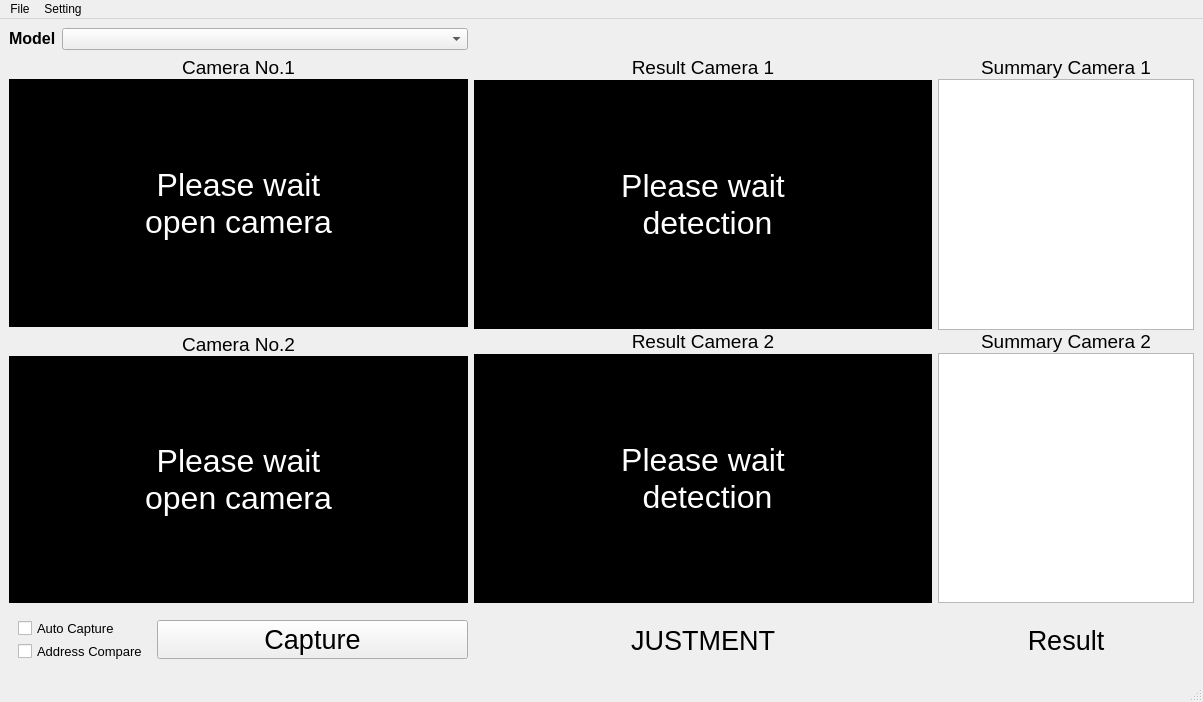
<?xml version="1.0" encoding="UTF-8"?>
<ui version="4.0">
 <class>MainWindow</class>
 <widget class="QMainWindow" name="MainWindow">
  <property name="geometry">
   <rect>
    <x>0</x>
    <y>0</y>
    <width>1203</width>
    <height>702</height>
   </rect>
  </property>
  <property name="windowTitle">
   <string>MainWindow</string>
  </property>
  <property name="styleSheet">
   <string notr="true"/>
  </property>
  <widget class="QWidget" name="centralwidget">
   <layout class="QGridLayout" name="gridLayout_3">
    <item row="0" column="0">
     <layout class="QGridLayout" name="gridLayout">
      <item row="2" column="2">
       <layout class="QVBoxLayout" name="verticalLayout">
        <property name="spacing">
         <number>1</number>
        </property>
        <property name="sizeConstraint">
         <enum>QLayout::SetDefaultConstraint</enum>
        </property>
        <property name="topMargin">
         <number>0</number>
        </property>
        <property name="bottomMargin">
         <number>0</number>
        </property>
        <item>
         <widget class="QLabel" name="label_3">
          <property name="sizePolicy">
           <sizepolicy hsizetype="Ignored" vsizetype="Maximum">
            <horstretch>0</horstretch>
            <verstretch>0</verstretch>
           </sizepolicy>
          </property>
          <property name="font">
           <font>
            <pointsize>14</pointsize>
           </font>
          </property>
          <property name="text">
           <string>Result Camera 1</string>
          </property>
          <property name="alignment">
           <set>Qt::AlignCenter</set>
          </property>
         </widget>
        </item>
        <item>
         <widget class="QLabel" name="result_cam0">
          <property name="enabled">
           <bool>true</bool>
          </property>
          <property name="sizePolicy">
           <sizepolicy hsizetype="Expanding" vsizetype="Preferred">
            <horstretch>0</horstretch>
            <verstretch>0</verstretch>
           </sizepolicy>
          </property>
          <property name="font">
           <font>
            <pointsize>24</pointsize>
           </font>
          </property>
          <property name="styleSheet">
           <string notr="true">background-color: rgb(0, 0, 0);
color: rgb(255, 255, 255);</string>
          </property>
          <property name="text">
           <string>Please wait
 detection</string>
          </property>
          <property name="alignment">
           <set>Qt::AlignCenter</set>
          </property>
         </widget>
        </item>
        <item>
         <widget class="QLabel" name="label_4">
          <property name="sizePolicy">
           <sizepolicy hsizetype="Expanding" vsizetype="Maximum">
            <horstretch>0</horstretch>
            <verstretch>0</verstretch>
           </sizepolicy>
          </property>
          <property name="font">
           <font>
            <pointsize>14</pointsize>
           </font>
          </property>
          <property name="text">
           <string>Result Camera 2</string>
          </property>
          <property name="alignment">
           <set>Qt::AlignCenter</set>
          </property>
         </widget>
        </item>
        <item>
         <widget class="QLabel" name="result_cam1">
          <property name="sizePolicy">
           <sizepolicy hsizetype="Expanding" vsizetype="Preferred">
            <horstretch>0</horstretch>
            <verstretch>0</verstretch>
           </sizepolicy>
          </property>
          <property name="font">
           <font>
            <pointsize>24</pointsize>
           </font>
          </property>
          <property name="styleSheet">
           <string notr="true">background-color: rgb(0, 0, 0);
color: rgb(255, 255, 255);</string>
          </property>
          <property name="text">
           <string>Please wait
 detection</string>
          </property>
          <property name="alignment">
           <set>Qt::AlignCenter</set>
          </property>
         </widget>
        </item>
       </layout>
      </item>
      <item row="2" column="0">
       <layout class="QVBoxLayout" name="verticalLayout_2">
        <property name="spacing">
         <number>0</number>
        </property>
        <item>
         <layout class="QHBoxLayout" name="horizontalLayout_2">
          <property name="spacing">
           <number>30</number>
          </property>
          <item>
           <widget class="QLabel" name="label">
            <property name="sizePolicy">
             <sizepolicy hsizetype="Preferred" vsizetype="Maximum">
              <horstretch>0</horstretch>
              <verstretch>0</verstretch>
             </sizepolicy>
            </property>
            <property name="font">
             <font>
              <pointsize>14</pointsize>
             </font>
            </property>
            <property name="text">
             <string>Camera No.1</string>
            </property>
            <property name="alignment">
             <set>Qt::AlignCenter</set>
            </property>
           </widget>
          </item>
         </layout>
        </item>
        <item>
         <widget class="QLabel" name="camera_0">
          <property name="sizePolicy">
           <sizepolicy hsizetype="Expanding" vsizetype="MinimumExpanding">
            <horstretch>0</horstretch>
            <verstretch>0</verstretch>
           </sizepolicy>
          </property>
          <property name="font">
           <font>
            <pointsize>24</pointsize>
           </font>
          </property>
          <property name="styleSheet">
           <string notr="true">background-color: rgb(0, 0, 0);
color: rgb(255, 255, 255);</string>
          </property>
          <property name="text">
           <string>Please wait 
open camera</string>
          </property>
          <property name="alignment">
           <set>Qt::AlignCenter</set>
          </property>
         </widget>
        </item>
        <item>
         <layout class="QHBoxLayout" name="horizontalLayout_3">
          <property name="spacing">
           <number>30</number>
          </property>
          <property name="topMargin">
           <number>6</number>
          </property>
          <item>
           <widget class="QLabel" name="label_11">
            <property name="sizePolicy">
             <sizepolicy hsizetype="Preferred" vsizetype="Maximum">
              <horstretch>0</horstretch>
              <verstretch>0</verstretch>
             </sizepolicy>
            </property>
            <property name="font">
             <font>
              <pointsize>14</pointsize>
             </font>
            </property>
            <property name="text">
             <string>Camera No.2</string>
            </property>
            <property name="alignment">
             <set>Qt::AlignCenter</set>
            </property>
           </widget>
          </item>
         </layout>
        </item>
        <item>
         <widget class="QLabel" name="camera_1">
          <property name="sizePolicy">
           <sizepolicy hsizetype="Expanding" vsizetype="MinimumExpanding">
            <horstretch>0</horstretch>
            <verstretch>0</verstretch>
           </sizepolicy>
          </property>
          <property name="font">
           <font>
            <pointsize>24</pointsize>
           </font>
          </property>
          <property name="styleSheet">
           <string notr="true">background-color: rgb(0, 0, 0);
color: rgb(255, 255, 255);</string>
          </property>
          <property name="text">
           <string>Please wait 
open camera</string>
          </property>
          <property name="alignment">
           <set>Qt::AlignCenter</set>
          </property>
         </widget>
        </item>
       </layout>
      </item>
      <item row="2" column="3">
       <layout class="QVBoxLayout" name="verticalLayout_3">
        <property name="spacing">
         <number>0</number>
        </property>
        <item>
         <widget class="QLabel" name="label_6">
          <property name="sizePolicy">
           <sizepolicy hsizetype="Minimum" vsizetype="Maximum">
            <horstretch>0</horstretch>
            <verstretch>0</verstretch>
           </sizepolicy>
          </property>
          <property name="font">
           <font>
            <pointsize>14</pointsize>
           </font>
          </property>
          <property name="text">
           <string>Summary Camera 1</string>
          </property>
          <property name="alignment">
           <set>Qt::AlignCenter</set>
          </property>
         </widget>
        </item>
        <item>
         <widget class="QTextEdit" name="SumResult0">
          <property name="sizePolicy">
           <sizepolicy hsizetype="Fixed" vsizetype="Expanding">
            <horstretch>0</horstretch>
            <verstretch>0</verstretch>
           </sizepolicy>
          </property>
          <property name="font">
           <font>
            <pointsize>10</pointsize>
            <weight>75</weight>
            <bold>true</bold>
           </font>
          </property>
          <property name="layoutDirection">
           <enum>Qt::RightToLeft</enum>
          </property>
          <property name="lineWrapMode">
           <enum>QTextEdit::WidgetWidth</enum>
          </property>
          <property name="readOnly">
           <bool>true</bool>
          </property>
         </widget>
        </item>
        <item>
         <widget class="QLabel" name="label_5">
          <property name="sizePolicy">
           <sizepolicy hsizetype="Minimum" vsizetype="Maximum">
            <horstretch>0</horstretch>
            <verstretch>0</verstretch>
           </sizepolicy>
          </property>
          <property name="font">
           <font>
            <pointsize>14</pointsize>
           </font>
          </property>
          <property name="text">
           <string>Summary Camera 2</string>
          </property>
          <property name="alignment">
           <set>Qt::AlignCenter</set>
          </property>
         </widget>
        </item>
        <item>
         <widget class="QTextEdit" name="SumResult1">
          <property name="sizePolicy">
           <sizepolicy hsizetype="Fixed" vsizetype="Expanding">
            <horstretch>0</horstretch>
            <verstretch>0</verstretch>
           </sizepolicy>
          </property>
          <property name="font">
           <font>
            <pointsize>10</pointsize>
            <weight>75</weight>
            <bold>true</bold>
           </font>
          </property>
          <property name="layoutDirection">
           <enum>Qt::RightToLeft</enum>
          </property>
          <property name="styleSheet">
           <string notr="true"/>
          </property>
          <property name="readOnly">
           <bool>true</bool>
          </property>
         </widget>
        </item>
       </layout>
      </item>
      <item row="1" column="2">
       <layout class="QHBoxLayout" name="horizontalLayout_4"/>
      </item>
      <item row="1" column="0">
       <layout class="QHBoxLayout" name="horizontalLayout">
        <item>
         <widget class="QLabel" name="label_8">
          <property name="sizePolicy">
           <sizepolicy hsizetype="Maximum" vsizetype="Maximum">
            <horstretch>0</horstretch>
            <verstretch>0</verstretch>
           </sizepolicy>
          </property>
          <property name="font">
           <font>
            <pointsize>12</pointsize>
            <weight>75</weight>
            <bold>true</bold>
           </font>
          </property>
          <property name="text">
           <string>Model</string>
          </property>
         </widget>
        </item>
        <item>
         <widget class="QComboBox" name="modelName"/>
        </item>
       </layout>
      </item>
      <item row="0" column="0">
       <layout class="QGridLayout" name="gridLayout_2"/>
      </item>
      <item row="3" column="2">
       <layout class="QHBoxLayout" name="horizontalLayout_5">
        <item>
         <widget class="QLabel" name="label_7">
          <property name="sizePolicy">
           <sizepolicy hsizetype="Fixed" vsizetype="Preferred">
            <horstretch>0</horstretch>
            <verstretch>0</verstretch>
           </sizepolicy>
          </property>
          <property name="font">
           <font>
            <pointsize>20</pointsize>
           </font>
          </property>
          <property name="layoutDirection">
           <enum>Qt::RightToLeft</enum>
          </property>
          <property name="text">
           <string>JUSTMENT</string>
          </property>
          <property name="alignment">
           <set>Qt::AlignRight|Qt::AlignTrailing|Qt::AlignVCenter</set>
          </property>
          <property name="wordWrap">
           <bool>false</bool>
          </property>
         </widget>
        </item>
       </layout>
      </item>
      <item row="3" column="3">
       <widget class="QLabel" name="andcheck_result">
        <property name="font">
         <font>
          <pointsize>20</pointsize>
         </font>
        </property>
        <property name="text">
         <string>Result</string>
        </property>
        <property name="alignment">
         <set>Qt::AlignCenter</set>
        </property>
       </widget>
      </item>
      <item row="3" column="0">
       <layout class="QHBoxLayout" name="horizontalLayout_6">
        <property name="spacing">
         <number>0</number>
        </property>
        <item>
         <widget class="QWidget" name="verticalWidget" native="true">
          <property name="sizePolicy">
           <sizepolicy hsizetype="Maximum" vsizetype="Preferred">
            <horstretch>0</horstretch>
            <verstretch>0</verstretch>
           </sizepolicy>
          </property>
          <layout class="QVBoxLayout" name="verticalLayout_4">
           <property name="spacing">
            <number>2</number>
           </property>
           <item>
            <widget class="QCheckBox" name="AutoCapture">
             <property name="sizePolicy">
              <sizepolicy hsizetype="Fixed" vsizetype="Fixed">
               <horstretch>0</horstretch>
               <verstretch>0</verstretch>
              </sizepolicy>
             </property>
             <property name="font">
              <font>
               <pointsize>10</pointsize>
              </font>
             </property>
             <property name="text">
              <string>Auto Capture</string>
             </property>
            </widget>
           </item>
           <item>
            <widget class="QCheckBox" name="AddressCompare">
             <property name="sizePolicy">
              <sizepolicy hsizetype="Maximum" vsizetype="Fixed">
               <horstretch>0</horstretch>
               <verstretch>0</verstretch>
              </sizepolicy>
             </property>
             <property name="font">
              <font>
               <pointsize>10</pointsize>
              </font>
             </property>
             <property name="text">
              <string>Address Compare</string>
             </property>
            </widget>
           </item>
          </layout>
         </widget>
        </item>
        <item>
         <widget class="QPushButton" name="capture">
          <property name="sizePolicy">
           <sizepolicy hsizetype="Preferred" vsizetype="Maximum">
            <horstretch>0</horstretch>
            <verstretch>0</verstretch>
           </sizepolicy>
          </property>
          <property name="maximumSize">
           <size>
            <width>763</width>
            <height>16777215</height>
           </size>
          </property>
          <property name="font">
           <font>
            <pointsize>20</pointsize>
           </font>
          </property>
          <property name="text">
           <string>Capture</string>
          </property>
         </widget>
        </item>
       </layout>
      </item>
     </layout>
    </item>
   </layout>
  </widget>
  <widget class="QMenuBar" name="menubar">
   <property name="geometry">
    <rect>
     <x>0</x>
     <y>0</y>
     <width>1203</width>
     <height>21</height>
    </rect>
   </property>
   <widget class="QMenu" name="menuFile">
    <property name="title">
     <string>File</string>
    </property>
    <addaction name="actionOpen_Folder"/>
    <addaction name="actionDelete_image"/>
    <addaction name="actionCheck_connected"/>
    <addaction name="actionClose_program"/>
   </widget>
   <widget class="QMenu" name="menucofig">
    <property name="title">
     <string>Setting</string>
    </property>
    <widget class="QMenu" name="menuI_O_Setting">
     <property name="title">
      <string>I/O Setting</string>
     </property>
     <addaction name="actionProduct_I_O"/>
     <addaction name="actionIP_Address"/>
     <addaction name="actionOutput_Channel_Control"/>
    </widget>
    <addaction name="actionManage_model"/>
    <addaction name="actionthreshold"/>
    <addaction name="actionExposure"/>
    <addaction name="actionDelay_solenoid"/>
    <addaction name="menuI_O_Setting"/>
   </widget>
   <addaction name="menuFile"/>
   <addaction name="menucofig"/>
  </widget>
  <widget class="QStatusBar" name="statusbar"/>
  <action name="actionExit">
   <property name="text">
    <string>Exit</string>
   </property>
  </action>
  <action name="actionReset">
   <property name="text">
    <string>Reset</string>
   </property>
  </action>
  <action name="actiondwds">
   <property name="text">
    <string>dwds</string>
   </property>
  </action>
  <action name="actionClose_Program">
   <property name="text">
    <string>Close Program</string>
   </property>
  </action>
  <action name="actionScrew_type">
   <property name="text">
    <string>Screw type</string>
   </property>
  </action>
  <action name="actionScrew_position">
   <property name="text">
    <string>Screw position</string>
   </property>
  </action>
  <action name="actionClose_program">
   <property name="text">
    <string>Close program</string>
   </property>
  </action>
  <action name="actionScrew_position_detect">
   <property name="text">
    <string>Screw position detect</string>
   </property>
  </action>
  <action name="actionScrew_type_detect">
   <property name="text">
    <string>Screw type detect</string>
   </property>
  </action>
  <action name="actionImage_Screw_type">
   <property name="text">
    <string>Image Screw type</string>
   </property>
  </action>
  <action name="actionImage_Screw_position">
   <property name="text">
    <string>Image Screw position</string>
   </property>
  </action>
  <action name="actionImage_Position_Detect">
   <property name="text">
    <string>Image Position Detect</string>
   </property>
  </action>
  <action name="actionImage_Type_detect">
   <property name="text">
    <string>Image Type detect</string>
   </property>
  </action>
  <action name="actionDetection_Position">
   <property name="text">
    <string>Detection Position</string>
   </property>
  </action>
  <action name="actionDetection_Type">
   <property name="text">
    <string>Detection Type</string>
   </property>
  </action>
  <action name="actionDELETE_ALL_FILE">
   <property name="text">
    <string>DELETE ALL FILE</string>
   </property>
  </action>
  <action name="actionCapture">
   <property name="text">
    <string>Capture</string>
   </property>
  </action>
  <action name="actionDetection">
   <property name="text">
    <string>Detection</string>
   </property>
  </action>
  <action name="actionCapture_2">
   <property name="text">
    <string>Capture</string>
   </property>
  </action>
  <action name="actionDeleteDetection">
   <property name="text">
    <string>Detection</string>
   </property>
  </action>
  <action name="actionDelete_All">
   <property name="text">
    <string>Delete All</string>
   </property>
  </action>
  <action name="actionModel_Selected">
   <property name="text">
    <string>Model Selected</string>
   </property>
  </action>
  <action name="actionPrediction">
   <property name="text">
    <string>Prediction</string>
   </property>
  </action>
  <action name="actionDeletePrediction">
   <property name="text">
    <string>Prediction</string>
   </property>
  </action>
  <action name="actionthreshold">
   <property name="text">
    <string>Accuracy threshold</string>
   </property>
  </action>
  <action name="actionExposure">
   <property name="text">
    <string>Exposure</string>
   </property>
  </action>
  <action name="actionDelay_solenoid">
   <property name="text">
    <string>Delay solenoid</string>
   </property>
  </action>
  <action name="actionCheck_connected">
   <property name="text">
    <string>Check connected</string>
   </property>
  </action>
  <action name="actionAdd_model">
   <property name="text">
    <string>Add model</string>
   </property>
  </action>
  <action name="actionDelete_moel">
   <property name="text">
    <string>Delete model</string>
   </property>
  </action>
  <action name="actionManage_model">
   <property name="text">
    <string>Manage model</string>
   </property>
  </action>
  <action name="actionOpen_Folder">
   <property name="text">
    <string>Open Folder</string>
   </property>
  </action>
  <action name="actionDelete_image">
   <property name="text">
    <string>Delete image</string>
   </property>
  </action>
  <action name="actionIP_I_O_Extension">
   <property name="text">
    <string>IP I/O Extension</string>
   </property>
  </action>
  <action name="actionIP_Address">
   <property name="text">
    <string>IP Address</string>
   </property>
  </action>
  <action name="actionOK">
   <property name="text">
    <string>OK</string>
   </property>
  </action>
  <action name="actionNG">
   <property name="text">
    <string>NG</string>
   </property>
  </action>
  <action name="actionOutput_Channel_Control">
   <property name="text">
    <string>Output Channel</string>
   </property>
  </action>
  <action name="actionProduct_I_O">
   <property name="text">
    <string>Product I/O</string>
   </property>
  </action>
 </widget>
 <resources/>
 <connections/>
</ui>
